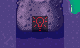

This game map was drawn from its Tiled (.tmx) file and the tilesets committed beside it. A one-line description and the full map source follow:
An orthogonal 5x3 tile map with 16x16 px tiles, 10 tile layers (Back, Back1, Back2, Buildings, ...), 3 tilesets.

<map version="1.9" tiledversion="1.9.2" orientation="orthogonal" renderorder="left-down" width="5" height="3" tilewidth="16" tileheight="16" infinite="0" nextlayerid="16" nextobjectid="1">
 <tileset firstgid="1" name="Craftables" tilewidth="16" tileheight="16" tilecount="576" columns="8">
  <image source="Content/TileSheets/Craftables.png" width="128" height="1152" />
 </tileset>
 <tileset firstgid="577" name="bugTiles" tilewidth="16" tileheight="16" tilecount="112" columns="8">
  <image source="bugLandTiles.png" width="128" height="224" />
  <tile id="4">
   <properties>
    <property name="Water" value="t" />
   </properties>
   <animation>
    <frame tileid="4" duration="990" />
    <frame tileid="55" duration="990" />
   </animation>
  </tile>
  <tile id="5">
   <properties>
    <property name="Water" value="t" />
   </properties>
   <animation>
    <frame tileid="5" duration="1000" />
    <frame tileid="63" duration="1000" />
   </animation>
  </tile>
  <tile id="6">
   <properties>
    <property name="Water" value="t" />
   </properties>
   <animation>
    <frame tileid="6" duration="995" />
    <frame tileid="71" duration="995" />
   </animation>
  </tile>
  <tile id="7">
   <properties>
    <property name="Water" value="t" />
   </properties>
  </tile>
  <tile id="9">
   <properties>
    <property name="Type" value="Dirt" />
   </properties>
  </tile>
  <tile id="10">
   <properties>
    <property name="Type" value="Dirt" />
   </properties>
  </tile>
  <tile id="17">
   <properties>
    <property name="Type" value="Dirt" />
   </properties>
  </tile>
  <tile id="18">
   <properties>
    <property name="Type" value="Dirt" />
   </properties>
  </tile>
  <tile id="23">
   <properties>
    <property name="Water" value="T" />
   </properties>
  </tile>
  <tile id="30">
   <properties>
    <property name="Water" value="t" />
   </properties>
  </tile>
  <tile id="33">
   <properties>
    <property name="NoSpawn" value="All" />
    <property name="Type" value="Stone" />
   </properties>
  </tile>
  <tile id="34">
   <properties>
    <property name="NoSpawn" value="All" />
    <property name="Type" value="Stone" />
   </properties>
  </tile>
  <tile id="35">
   <properties>
    <property name="NoSpawn" value="All" />
    <property name="Type" value="Stone" />
   </properties>
  </tile>
  <tile id="39">
   <properties>
    <property name="Water" value="t" />
   </properties>
  </tile>
  <tile id="55">
   <properties>
    <property name="Water" value="t" />
   </properties>
  </tile>
  <tile id="63">
   <properties>
    <property name="Water" value="t" />
   </properties>
  </tile>
  <tile id="71">
   <properties>
    <property name="Water" value="t" />
   </properties>
  </tile>
 </tileset>
 <tileset firstgid="689" name="Paths" tilewidth="16" tileheight="16" tilecount="32" columns="4">
  <image source="paths.png" width="64" height="128" />
 </tileset>
 <layer id="1" name="Back" width="5" height="3">
  <data encoding="csv">
587,586,0,587,584,
587,587,0,587,587,
586,609,609,609,587
</data>
 </layer>
 <layer id="11" name="Back1" width="5" height="3">
  <data encoding="csv">
0,0,0,0,0,
0,0,0,0,0,
0,0,0,0,0
</data>
 </layer>
 <layer id="12" name="Back2" width="5" height="3">
  <data encoding="csv">
0,0,0,0,0,
0,0,0,0,0,
0,0,0,0,0
</data>
 </layer>
 <layer id="13" name="Buildings" width="5" height="3">
  <data encoding="csv">
0,2147484292,2147484289,2147484290,597,
0,2147484300,2147484297,2147484298,0,
0,0,0,0,0
</data>
 </layer>
 <layer id="14" name="Buildings1" width="5" height="3">
  <data encoding="csv">
0,0,0,0,0,
0,0,0,0,0,
0,0,0,0,0
</data>
 </layer>
 <objectgroup id="2" name="Back" />
 <layer id="3" name="Building" width="5" height="3">
  <data encoding="csv">
0,0,0,0,0,
0,0,0,0,0,
0,0,0,0,0
</data>
 </layer>
 <objectgroup id="4" name="Building" />
 <layer id="5" name="Paths" width="5" height="3">
  <data encoding="csv">
0,0,0,0,0,
0,0,697,0,0,
0,0,0,0,0
</data>
 </layer>
 <objectgroup id="6" name="Paths" />
 <layer id="7" name="Front" width="5" height="3">
  <data encoding="csv">
0,0,0,0,0,
0,0,0,0,0,
0,0,0,0,0
</data>
 </layer>
 <layer id="15" name="Front1" width="5" height="3">
  <data encoding="csv">
0,0,0,0,0,
0,0,0,0,0,
0,0,0,0,0
</data>
 </layer>
 <objectgroup id="8" name="Front" />
 <layer id="9" name="AlwaysFront" width="5" height="3">
  <data encoding="csv">
0,0,0,0,0,
0,0,0,0,0,
0,0,0,0,0
</data>
 </layer>
 <objectgroup id="10" name="AlwaysFront" />
</map>
